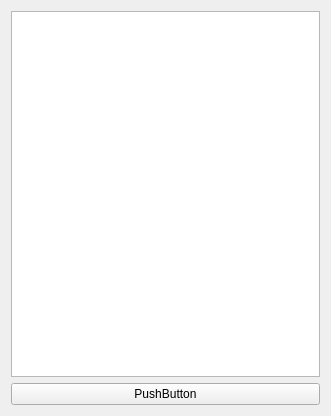
<?xml version="1.0" encoding="UTF-8"?>
<ui version="4.0">
 <class>Widget</class>
 <widget class="QWidget" name="Widget">
  <property name="geometry">
   <rect>
    <x>0</x>
    <y>0</y>
    <width>331</width>
    <height>416</height>
   </rect>
  </property>
  <property name="windowTitle">
   <string>Widget</string>
  </property>
  <layout class="QVBoxLayout" name="verticalLayout">
   <item>
    <widget class="QListView" name="listView"/>
   </item>
   <item>
    <widget class="QPushButton" name="pushButton">
     <property name="text">
      <string>PushButton</string>
     </property>
    </widget>
   </item>
  </layout>
 </widget>
 <resources/>
 <connections/>
</ui>
